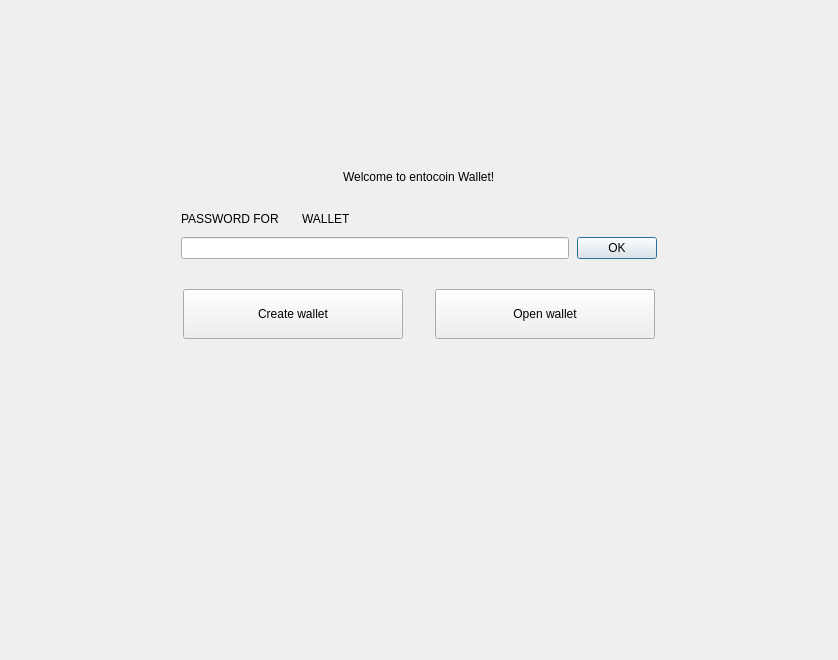
<?xml version="1.0" encoding="UTF-8"?>
<ui version="4.0">
 <class>NoWalletFrame</class>
 <widget class="QFrame" name="NoWalletFrame">
  <property name="geometry">
   <rect>
    <x>0</x>
    <y>0</y>
    <width>838</width>
    <height>660</height>
   </rect>
  </property>
  <property name="windowTitle">
   <string>Frame</string>
  </property>
  <property name="frameShape">
   <enum>QFrame::NoFrame</enum>
  </property>
  <property name="frameShadow">
   <enum>QFrame::Raised</enum>
  </property>
  <layout class="QVBoxLayout" name="verticalLayout">
   <property name="spacing">
    <number>0</number>
   </property>
   <property name="leftMargin">
    <number>0</number>
   </property>
   <property name="topMargin">
    <number>0</number>
   </property>
   <property name="rightMargin">
    <number>0</number>
   </property>
   <property name="bottomMargin">
    <number>0</number>
   </property>
   <item>
    <spacer name="verticalSpacer">
     <property name="orientation">
      <enum>Qt::Vertical</enum>
     </property>
     <property name="sizeType">
      <enum>QSizePolicy::Fixed</enum>
     </property>
     <property name="sizeHint" stdset="0">
      <size>
       <width>20</width>
       <height>170</height>
      </size>
     </property>
    </spacer>
   </item>
   <item alignment="Qt::AlignHCenter">
    <widget class="WalletGui::WalletHeaderLabel" name="m_welcomeLabel">
     <property name="text">
      <string>Welcome to entocoin Wallet!</string>
     </property>
    </widget>
   </item>
   <item>
    <spacer name="verticalSpacer_4">
     <property name="orientation">
      <enum>Qt::Vertical</enum>
     </property>
     <property name="sizeType">
      <enum>QSizePolicy::Fixed</enum>
     </property>
     <property name="sizeHint" stdset="0">
      <size>
       <width>20</width>
       <height>25</height>
      </size>
     </property>
    </spacer>
   </item>
   <item alignment="Qt::AlignHCenter">
    <widget class="QFrame" name="m_passwordFrame">
     <property name="minimumSize">
      <size>
       <width>476</width>
       <height>0</height>
      </size>
     </property>
     <property name="maximumSize">
      <size>
       <width>338</width>
       <height>16777215</height>
      </size>
     </property>
     <property name="frameShape">
      <enum>QFrame::NoFrame</enum>
     </property>
     <property name="frameShadow">
      <enum>QFrame::Raised</enum>
     </property>
     <layout class="QVBoxLayout" name="verticalLayout_2">
      <property name="spacing">
       <number>8</number>
      </property>
      <property name="leftMargin">
       <number>0</number>
      </property>
      <property name="topMargin">
       <number>0</number>
      </property>
      <property name="rightMargin">
       <number>0</number>
      </property>
      <property name="bottomMargin">
       <number>0</number>
      </property>
      <item>
       <layout class="QHBoxLayout" name="horizontalLayout_4">
        <item>
         <widget class="QLabel" name="m_passwordTextLabel">
          <property name="sizePolicy">
           <sizepolicy hsizetype="Maximum" vsizetype="Preferred">
            <horstretch>0</horstretch>
            <verstretch>0</verstretch>
           </sizepolicy>
          </property>
          <property name="styleSheet">
           <string notr="true">[errorState=&quot;true&quot;] {
  color: #ef3131;
}</string>
          </property>
          <property name="text">
           <string>PASSWORD FOR</string>
          </property>
         </widget>
        </item>
        <item>
         <widget class="QLabel" name="m_walletNameLabel">
          <property name="text">
           <string/>
          </property>
         </widget>
        </item>
        <item>
         <widget class="QLabel" name="m_walletTextLabel">
          <property name="text">
           <string>WALLET</string>
          </property>
         </widget>
        </item>
        <item>
         <spacer name="horizontalSpacer_4">
          <property name="orientation">
           <enum>Qt::Horizontal</enum>
          </property>
          <property name="sizeHint" stdset="0">
           <size>
            <width>40</width>
            <height>20</height>
           </size>
          </property>
         </spacer>
        </item>
       </layout>
      </item>
      <item>
       <layout class="QHBoxLayout" name="horizontalLayout_5">
        <item>
         <widget class="QLineEdit" name="m_passwordEdit">
          <property name="sizePolicy">
           <sizepolicy hsizetype="Expanding" vsizetype="Fixed">
            <horstretch>0</horstretch>
            <verstretch>0</verstretch>
           </sizepolicy>
          </property>
          <property name="styleSheet">
           <string notr="true">[errorState=&quot;true&quot;] {
  border-color: #ef3131;
}</string>
          </property>
          <property name="echoMode">
           <enum>QLineEdit::Password</enum>
          </property>
         </widget>
        </item>
        <item>
         <widget class="WalletGui::WalletOkButton" name="m_okButton">
          <property name="enabled">
           <bool>true</bool>
          </property>
          <property name="text">
           <string>OK</string>
          </property>
          <property name="default">
           <bool>true</bool>
          </property>
         </widget>
        </item>
       </layout>
      </item>
     </layout>
    </widget>
   </item>
   <item>
    <spacer name="verticalSpacer_2">
     <property name="orientation">
      <enum>Qt::Vertical</enum>
     </property>
     <property name="sizeType">
      <enum>QSizePolicy::Fixed</enum>
     </property>
     <property name="sizeHint" stdset="0">
      <size>
       <width>20</width>
       <height>30</height>
      </size>
     </property>
    </spacer>
   </item>
   <item>
    <layout class="QHBoxLayout" name="horizontalLayout">
     <property name="spacing">
      <number>0</number>
     </property>
     <item>
      <spacer name="horizontalSpacer_2">
       <property name="orientation">
        <enum>Qt::Horizontal</enum>
       </property>
       <property name="sizeHint" stdset="0">
        <size>
         <width>40</width>
         <height>20</height>
        </size>
       </property>
      </spacer>
     </item>
     <item>
      <widget class="WalletGui::WalletLargeBlueButton" name="m_createWalletButton">
       <property name="sizePolicy">
        <sizepolicy hsizetype="Fixed" vsizetype="Fixed">
         <horstretch>0</horstretch>
         <verstretch>0</verstretch>
        </sizepolicy>
       </property>
       <property name="minimumSize">
        <size>
         <width>220</width>
         <height>50</height>
        </size>
       </property>
       <property name="maximumSize">
        <size>
         <width>220</width>
         <height>50</height>
        </size>
       </property>
       <property name="text">
        <string>Create wallet</string>
       </property>
      </widget>
     </item>
     <item>
      <spacer name="horizontalSpacer">
       <property name="orientation">
        <enum>Qt::Horizontal</enum>
       </property>
       <property name="sizeType">
        <enum>QSizePolicy::Fixed</enum>
       </property>
       <property name="sizeHint" stdset="0">
        <size>
         <width>32</width>
         <height>20</height>
        </size>
       </property>
      </spacer>
     </item>
     <item>
      <widget class="WalletGui::WalletLargeBlueButton" name="m_openWalletButton">
       <property name="sizePolicy">
        <sizepolicy hsizetype="Fixed" vsizetype="Fixed">
         <horstretch>0</horstretch>
         <verstretch>0</verstretch>
        </sizepolicy>
       </property>
       <property name="minimumSize">
        <size>
         <width>220</width>
         <height>50</height>
        </size>
       </property>
       <property name="maximumSize">
        <size>
         <width>220</width>
         <height>50</height>
        </size>
       </property>
       <property name="text">
        <string>Open wallet</string>
       </property>
      </widget>
     </item>
     <item>
      <spacer name="horizontalSpacer_3">
       <property name="orientation">
        <enum>Qt::Horizontal</enum>
       </property>
       <property name="sizeHint" stdset="0">
        <size>
         <width>40</width>
         <height>20</height>
        </size>
       </property>
      </spacer>
     </item>
    </layout>
   </item>
   <item>
    <spacer name="verticalSpacer_3">
     <property name="orientation">
      <enum>Qt::Vertical</enum>
     </property>
     <property name="sizeHint" stdset="0">
      <size>
       <width>20</width>
       <height>376</height>
      </size>
     </property>
    </spacer>
   </item>
  </layout>
 </widget>
 <customwidgets>
  <customwidget>
   <class>WalletGui::WalletOkButton</class>
   <extends>QPushButton</extends>
   <header>Gui/Common/WalletOkButton.h</header>
  </customwidget>
  <customwidget>
   <class>WalletGui::WalletHeaderLabel</class>
   <extends>QLabel</extends>
   <header>Gui/Common/WalletTextLabel.h</header>
  </customwidget>
  <customwidget>
   <class>WalletGui::WalletLargeBlueButton</class>
   <extends>QPushButton</extends>
   <header>Gui/Common/WalletBlueButton.h</header>
  </customwidget>
 </customwidgets>
 <resources/>
 <connections>
  <connection>
   <sender>m_okButton</sender>
   <signal>clicked()</signal>
   <receiver>NoWalletFrame</receiver>
   <slot>okClicked()</slot>
   <hints>
    <hint type="sourcelabel">
     <x>498</x>
     <y>266</y>
    </hint>
    <hint type="destinationlabel">
     <x>418</x>
     <y>329</y>
    </hint>
   </hints>
  </connection>
  <connection>
   <sender>m_passwordEdit</sender>
   <signal>textChanged(QString)</signal>
   <receiver>NoWalletFrame</receiver>
   <slot>passwordChanged(QString)</slot>
   <hints>
    <hint type="sourcelabel">
     <x>374</x>
     <y>265</y>
    </hint>
    <hint type="destinationlabel">
     <x>418</x>
     <y>329</y>
    </hint>
   </hints>
  </connection>
  <connection>
   <sender>m_passwordEdit</sender>
   <signal>returnPressed()</signal>
   <receiver>m_okButton</receiver>
   <slot>click()</slot>
   <hints>
    <hint type="sourcelabel">
     <x>374</x>
     <y>265</y>
    </hint>
    <hint type="destinationlabel">
     <x>616</x>
     <y>256</y>
    </hint>
   </hints>
  </connection>
 </connections>
 <slots>
  <signal>createWalletClickedSignal()</signal>
  <signal>openWalletClickedSignal()</signal>
  <slot>okClicked()</slot>
  <slot>passwordChanged(QString)</slot>
 </slots>
</ui>
